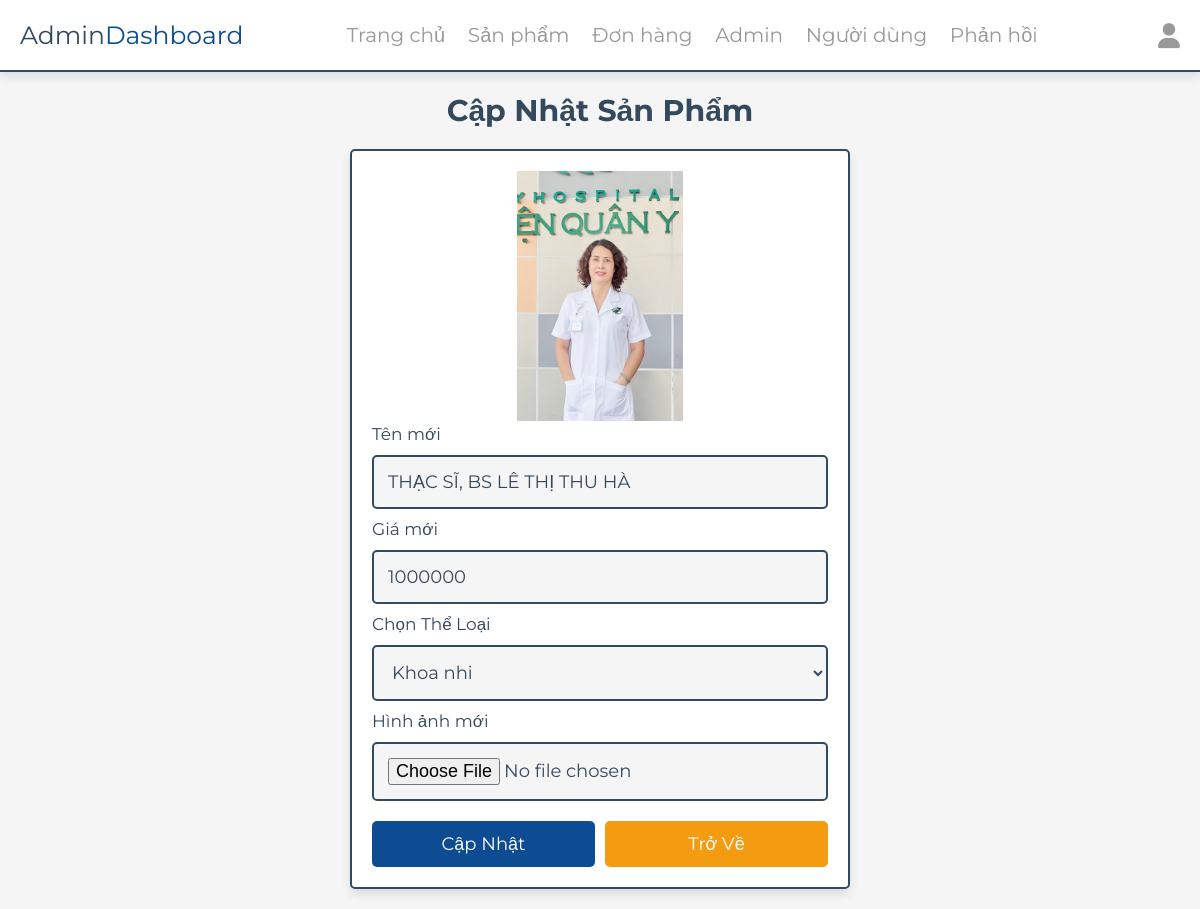
The page /admin/update_product.php?update=14 (signed in) on the database its author committed.
### tables this page shows
CREATE TABLE `products` (
  `id` int(100) NOT NULL,
  `name` varchar(100) NOT NULL,
  `category` varchar(100) NOT NULL,
  `price` int(10) NOT NULL,
  `image` varchar(100) NOT NULL,
  `description` text DEFAULT NULL,
  `khoa` varchar(100) NOT NULL
);

### admin/update_product.php (the view, shortened to what this page needs)
<?php
include '../components/connect.php';
?>
<!DOCTYPE html>
<html lang="en">
<head>
   <link rel="stylesheet" href="https://cdnjs.cloudflare.com/ajax/libs/font-awesome/6.1.1/css/all.min.css">
   <link rel="stylesheet" href="../css/admin_style.css">
</head>
<body>
   <?php include '../components/admin_header.php' ?>
   <section class="update-product">
      <h1 class="heading">Cập nhật sản phẩm</h1>
      <?php
      $update_id = $_GET['update'];
      $show_products = $conn->prepare("SELECT * FROM `products` WHERE id = ?");
      $show_products->execute([$update_id]);
      if ($show_products->rowCount() > 0) {
         while ($fetch_products = $show_products->fetch(PDO::FETCH_ASSOC)) {
      ?>
            <form action="" method="POST" enctype="multipart/form-data">
               <img src="../uploaded_img/<?= $fetch_products['image']; ?>" alt="">
               <span>Tên mới</span>
               <input type="text" required placeholder="enter product name" name="name" maxlength="100" class="box" value="<?= $fetch_products['name']; ?>">
               <span>Giá mới</span>
               <input type="number" min="0" max="9999999999" required placeholder="enter product price" name="price" onkeypress="if(this.value.length == 10) return false;" class="box" value="<?= $fetch_products['price']; ?>">
               <span>Chọn Thể Loại</span>
               <select name="category" class="box" required>
                  <option selected value="<?= $fetch_products['category']; ?>"><?= $fetch_products['category']; ?></option>
               </select>
               <span>Hình ảnh mới</span>
               <input type="file" name="image" class="box" accept="image/jpg, image/jpeg, image/png, image/webp">
               <div class="flex-btn">
                  <input type="submit" value="Cập nhật" class="btn" name="update">
                  <a href="products.php" class="option-btn">Trở về</a>
               </div>
            </form>
      <?php
         }
      } else {
         echo '<p class="empty">Chưa có sản phẩm được thêm!</p>';
      }
      ?>
   </section>
</body>
</html>

### css/admin_style.css (style rules this page uses)
:root { --main-color: #0D4C92; --red: #e74c3c; --orange: #f39c12; --black: #34495e; --white: #fff; --light-bg: #f5f5f5; --light-orange:#e1af25; --light-color: #999; --border: .2rem solid var(--black); --box-shadow: 0 .5rem 1rem rgba(0, 0, 0, .1); }
* { font-family: 'Montserrat', sans-serif; margin: 0; padding: 0; box-sizing: border-box; text-decoration: none; outline: none; border: none; }
html { font-size: 62.5%; overflow-x: hidden; }
body { background-color: var(--light-bg); }
section { max-width: 1200px; margin: 0 auto; padding: 2rem; }
.btn, .delete-btn, .option-btn { display: block; margin-top: 1rem; border-radius: .5rem; cursor: pointer; width: 100%; font-size: 1.8rem; color: var(--white); padding: 1.2rem 3rem; text-transform: capitalize; text-align: center; }
.btn { background-color: var(--main-color); }
.option-btn { background-color: var(--orange); }
.flex-btn { display: flex; gap: 1rem; }
.heading { text-align: center; margin-bottom: 2rem; text-transform: capitalize; color: var(--black); font-size: 3rem; }
.update-product form { margin: 0 auto; max-width: 50rem; background-color: var(--white); border-radius: .5rem; box-shadow: var(--box-shadow); border: var(--border); padding: 2rem; }
.update-product form img { height: 25rem; width: 100%; object-fit: contain; }
.update-product form .box { background-color: var(--light-bg); border: var(--border); width: 100%; padding: 1.4rem; font-size: 1.8rem; color: var(--black); border-radius: .5rem; margin: 1rem 0; }
.update-product form span { font-size: 1.7rem; color: var(--black); }

### rows shown on the page
products: image (picture), name "THẠC SĨ, BS LÊ THỊ THU HÀ", price "1000000", category "Khoa nhi"
